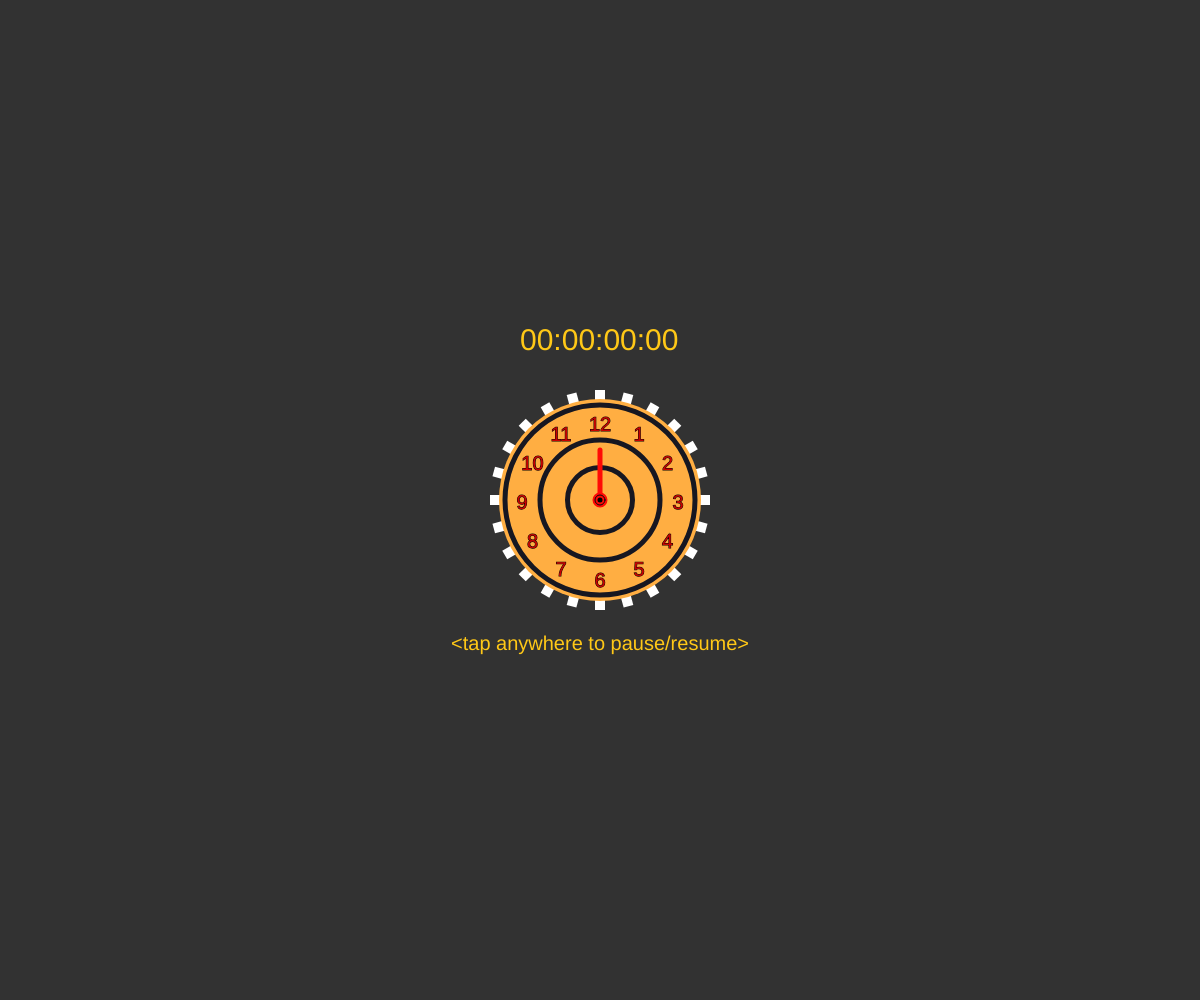
Frame 1 (no input)
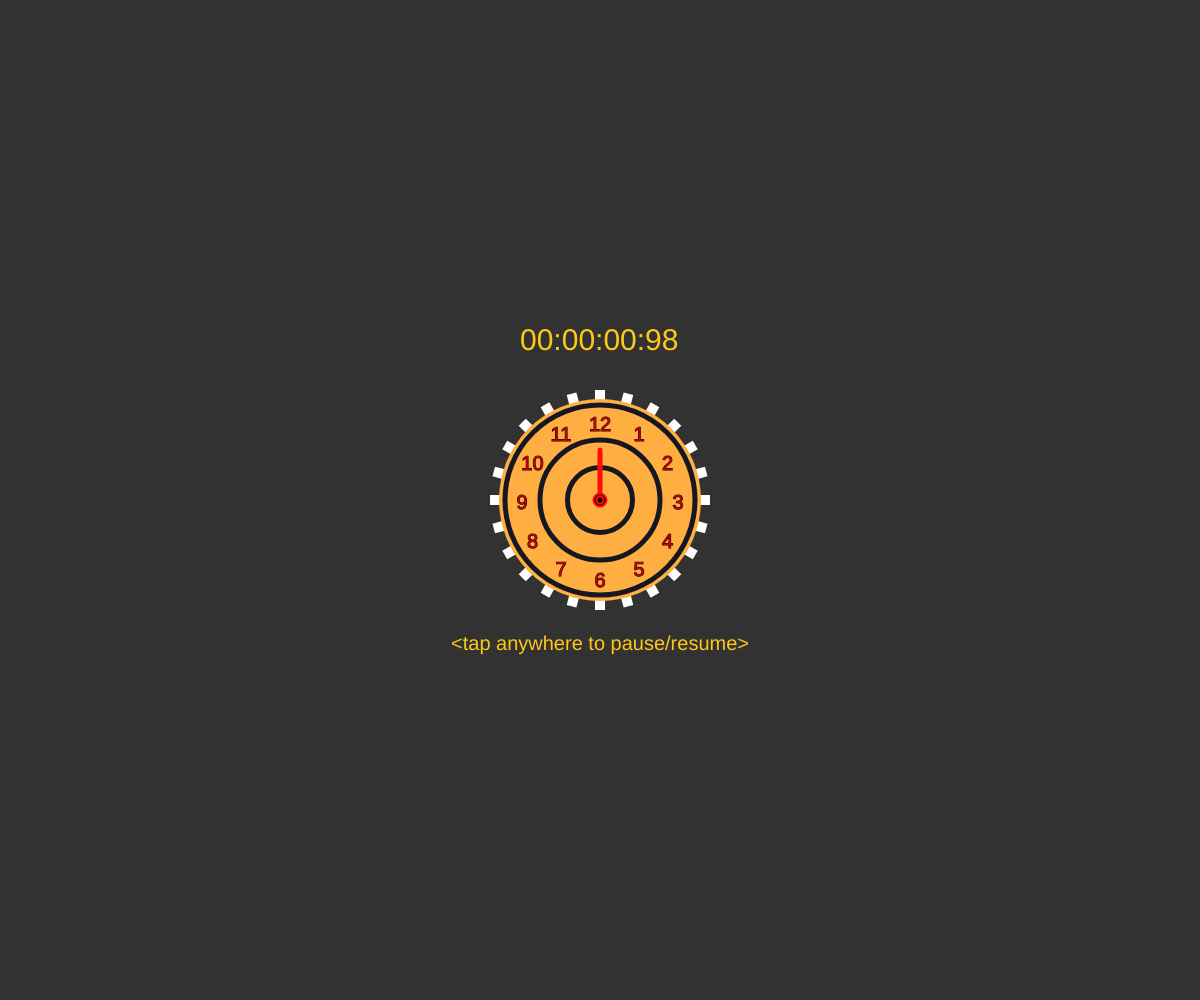
Frame 60 (no input)
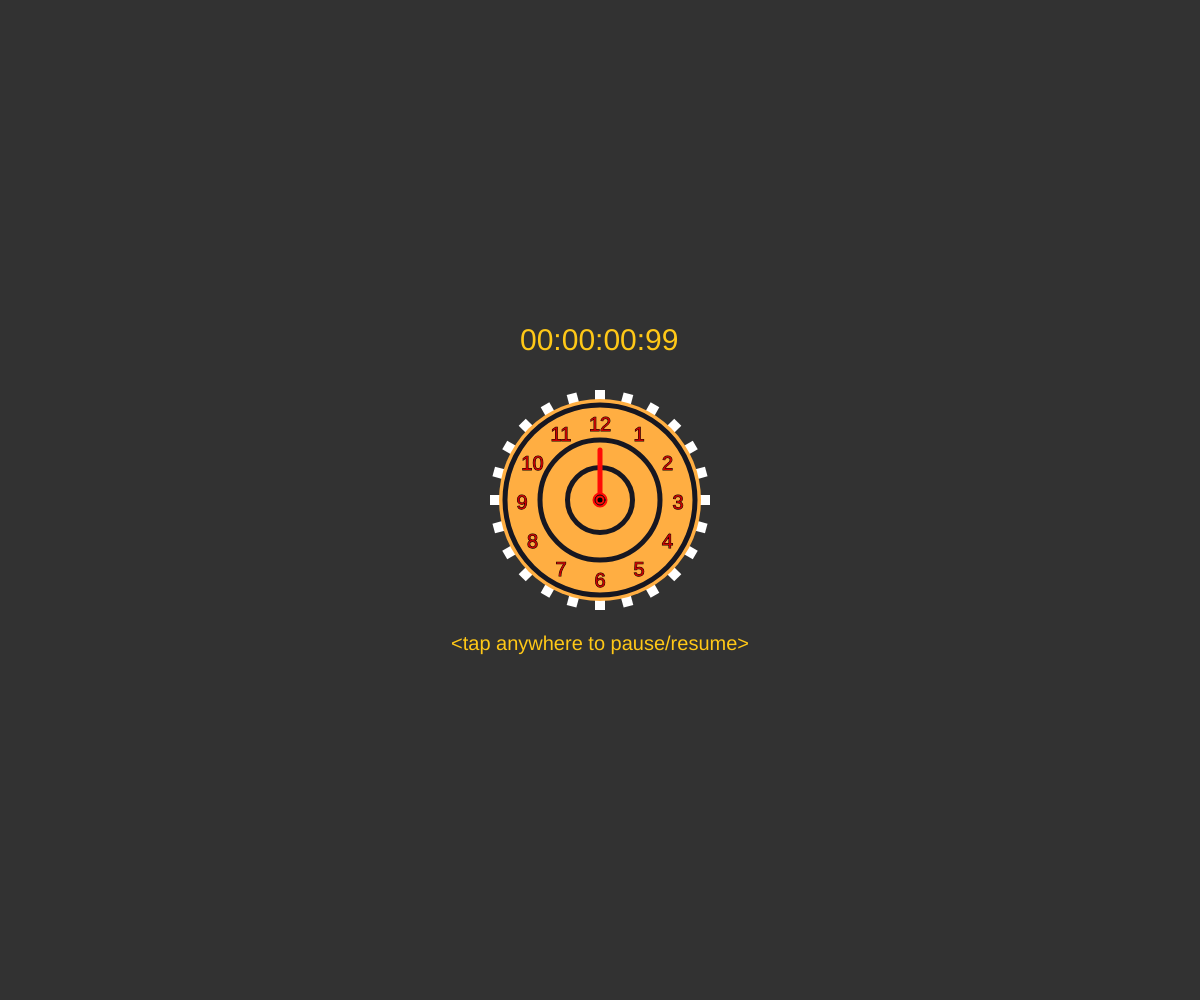
Frame 120 (the mouse pressed at the canvas centre since frame 60)

The p5.js sketch that drew these frames (run headless with seeded random() and noise() and a simulated clock; from frame 60 on, the mouse is pressed at the canvas centre):

// p5.js sketch
// ── sketch.js
let elapsed = 0;
let angle = 0;
let lastUpdateTime = 0;
const rotationSpeed = 6; // in degrees per second
let second = 0;
let minute = 0;
let hour = 0;
let isPaused = false;
function setup() {
  createCanvas(windowWidth, windowHeight);
  angleMode(DEGREES);
}

function draw() {
  background(50);
  noStroke();

  push();  // start of the transformation block
  translate(width / 2, height / 2);

  // Calculate the time elapsed since the last update
  fill(255, 200, 23);
  textSize(30);
  text((hour < 10 ? '0' + hour : hour) + ':' + (minute < 10 ? '0' + minute : minute) + ':' + (second < 10 ? '0' + second : second)+':'+(int(elapsed/10) <10 ? '0' + int(elapsed/10) : int(elapsed/10)), -80, -150);
  textAlign(CENTER);
  textSize(20);
  text("<tap anywhere to pause/resume>",0,150)
  if (!isPaused) {
    const now = millis();
    elapsed = now - lastUpdateTime
    // Only update the angle variable once per second
    if (elapsed >= 1000) 
    {
      angle += 6
      // angle < 360 ? (angle + 60 ) : 0  ; // update the angle by 6 degrees per second
      lastUpdateTime = now;
      second = (int)(angle / 6);
      second %= 60;
      if (second % 60 == 0) {
        minute++;
      }

      if (minute != 0 && minute % 60 == 0) {
        hour++;
      }
      minute = minute % 60
    }
  }
  rotate(angle);// apply rotation to the whole drawing

for (let a = 0; a < 360; a += 15) {
  push();
  rotate(a);
  fill(255)
  translate(0, 100);
  square(-5, 0, 10);
  pop();
}

  fill(255, 174, 66);
  circle(0, 0, 202);
  stroke(23, 23, 33);
  strokeWeight(5);
  circle(0, 0, 190);
  circle(0, 0, 120);
  circle(0, 0, 65);
  stroke(255, 10, 5);
  strokeWeight(5);
  line(0, 0, 0, -50)
  fill(0)
  circle(0, 0, 10);
  noStroke();
  pop();

  translate(width / 2, height / 2);
  text
  for (let a = 30; a <= 360; a += 30) {
    push();
    rotate(a);
    fill(255)
    translate(0, -78);
    textSize(20)
    rotate(-a)
    textAlign(CENTER, TOP)
    stroke(5)
    fill(200, 0, 0)
    text((a / 30), 0, -7)
    pop();
  }
  stroke(10);
  noFill();
  circle(0, 0, 10);
}

function mousePressed() {
  isPaused = !isPaused;
  if (!isPaused) {
    lastUpdateTime = millis();
  }
}
